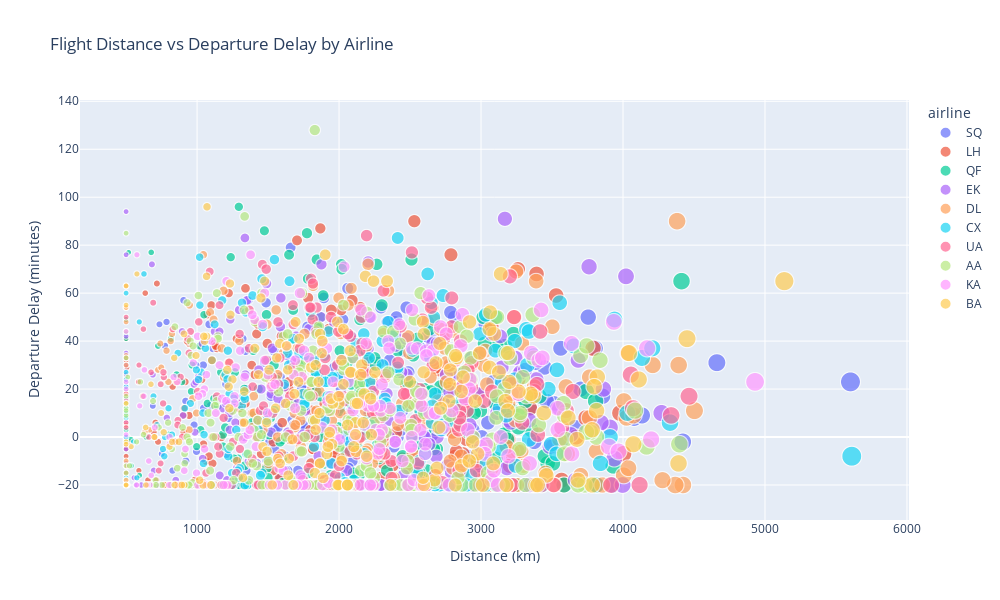

Notebook code for this chart:
### Code cell
# Interactive scatter plot: Distance vs Delay
fig = px.scatter(df.sample(min(2000, len(df))), 
                x='distance', 
                y='departure_delay',
                color='airline',
                size='flight_duration',
                hover_data=['origin', 'destination', 'day_of_week'],
                title='Flight Distance vs Departure Delay by Airline',
                labels={'distance': 'Distance (km)', 'departure_delay': 'Departure Delay (minutes)'})
fig.update_layout(height=600, width=1000)
fig.show()

### Figure 1 — Plotly figure (JSON) as saved in the notebook; plotly's stock layout.template omitted (floating-point values rounded to 4 significant figures; data arrays with more than 128 entries replaced by an {"elided": "..."} marker saying what was removed)
{"data": [{"customdata": {"elided": "199x3 str values"}, "hovertemplate": "airline=SQ<br>Distance (km)=%{x}<br>Departure Delay (minutes)=%{y}<br>flight_duration=%{marker.size}<br>origin=%{customdata[0]}<br>destination=%{customdata[1]}<br>day_of_week=%{customdata[2]}<extra></extra>", "legendgroup": "SQ", "marker": {"color": "#636efa", "size": {"elided": "199 float values"}, "sizemode": "area", "sizeref": 0.0175, "symbol": "circle"}, "mode": "markers", "name": "SQ", "showlegend": true, "type": "scattergl", "x": {"elided": "199 int values"}, "xaxis": "x", "y": {"elided": "199 int values"}, "yaxis": "y"}, {"customdata": {"elided": "186x3 str values"}, "hovertemplate": "airline=LH<br>Distance (km)=%{x}<br>Departure Delay (minutes)=%{y}<br>flight_duration=%{marker.size}<br>origin=%{customdata[0]}<br>destination=%{customdata[1]}<br>day_of_week=%{customdata[2]}<extra></extra>", "legendgroup": "LH", "marker": {"color": "#EF553B", "size": {"elided": "186 float values"}, "sizemode": "area", "sizeref": 0.0175, "symbol": "circle"}, "mode": "markers", "name": "LH", "showlegend": true, "type": "scattergl", "x": {"elided": "186 int values"}, "xaxis": "x", "y": {"elided": "186 int values"}, "yaxis": "y"}, {"customdata": {"elided": "224x3 str values"}, "hovertemplate": "airline=QF<br>Distance (km)=%{x}<br>Departure Delay (minutes)=%{y}<br>flight_duration=%{marker.size}<br>origin=%{customdata[0]}<br>destination=%{customdata[1]}<br>day_of_week=%{customdata[2]}<extra></extra>", "legendgroup": "QF", "marker": {"color": "#00cc96", "size": {"elided": "224 float values"}, "sizemode": "area", "sizeref": 0.0175, "symbol": "circle"}, "mode": "markers", "name": "QF", "showlegend": true, "type": "scattergl", "x": {"elided": "224 int values"}, "xaxis": "x", "y": {"elided": "224 int values"}, "yaxis": "y"}, {"customdata": {"elided": "201x3 str values"}, "hovertemplate": "airline=EK<br>Distance (km)=%{x}<br>Departure Delay (minutes)=%{y}<br>flight_duration=%{marker.size}<br>origin=%{customdata[0]}<br>destination=%{customdata[1]}<br>day_of_week=%{customdata[2]}<extra></extra>", "legendgroup": "EK", "marker": {"color": "#ab63fa", "size": {"elided": "201 float values"}, "sizemode": "area", "sizeref": 0.0175, "symbol": "circle"}, "mode": "markers", "name": "EK", "showlegend": true, "type": "scattergl", "x": {"elided": "201 int values"}, "xaxis": "x", "y": {"elided": "201 int values"}, "yaxis": "y"}, {"customdata": {"elided": "207x3 str values"}, "hovertemplate": "airline=DL<br>Distance (km)=%{x}<br>Departure Delay (minutes)=%{y}<br>flight_duration=%{marker.size}<br>origin=%{customdata[0]}<br>destination=%{customdata[1]}<br>day_of_week=%{customdata[2]}<extra></extra>", "legendgroup": "DL", "marker": {"color": "#FFA15A", "size": {"elided": "207 float values"}, "sizemode": "area", "sizeref": 0.0175, "symbol": "circle"}, "mode": "markers", "name": "DL", "showlegend": true, "type": "scattergl", "x": {"elided": "207 int values"}, "xaxis": "x", "y": {"elided": "207 int values"}, "yaxis": "y"}, {"customdata": {"elided": "200x3 str values"}, "hovertemplate": "airline=CX<br>Distance (km)=%{x}<br>Departure Delay (minutes)=%{y}<br>flight_duration=%{marker.size}<br>origin=%{customdata[0]}<br>destination=%{customdata[1]}<br>day_of_week=%{customdata[2]}<extra></extra>", "legendgroup": "CX", "marker": {"color": "#19d3f3", "size": {"elided": "200 float values"}, "sizemode": "area", "sizeref": 0.0175, "symbol": "circle"}, "mode": "markers", "name": "CX", "showlegend": true, "type": "scattergl", "x": {"elided": "200 int values"}, "xaxis": "x", "y": {"elided": "200 int values"}, "yaxis": "y"}, {"customdata": {"elided": "206x3 str values"}, "hovertemplate": "airline=UA<br>Distance (km)=%{x}<br>Departure Delay (minutes)=%{y}<br>flight_duration=%{marker.size}<br>origin=%{customdata[0]}<br>destination=%{customdata[1]}<br>day_of_week=%{customdata[2]}<extra></extra>", "legendgroup": "UA", "marker": {"color": "#FF6692", "size": {"elided": "206 float values"}, "sizemode": "area", "sizeref": 0.0175, "symbol": "circle"}, "mode": "markers", "name": "UA", "showlegend": true, "type": "scattergl", "x": {"elided": "206 int values"}, "xaxis": "x", "y": {"elided": "206 int values"}, "yaxis": "y"}, {"customdata": {"elided": "212x3 str values"}, "hovertemplate": "airline=AA<br>Distance (km)=%{x}<br>Departure Delay (minutes)=%{y}<br>flight_duration=%{marker.size}<br>origin=%{customdata[0]}<br>destination=%{customdata[1]}<br>day_of_week=%{customdata[2]}<extra></extra>", "legendgroup": "AA", "marker": {"color": "#B6E880", "size": {"elided": "212 float values"}, "sizemode": "area", "sizeref": 0.0175, "symbol": "circle"}, "mode": "markers", "name": "AA", "showlegend": true, "type": "scattergl", "x": {"elided": "212 int values"}, "xaxis": "x", "y": {"elided": "212 int values"}, "yaxis": "y"}, {"customdata": {"elided": "180x3 str values"}, "hovertemplate": "airline=KA<br>Distance (km)=%{x}<br>Departure Delay (minutes)=%{y}<br>flight_duration=%{marker.size}<br>origin=%{customdata[0]}<br>destination=%{customdata[1]}<br>day_of_week=%{customdata[2]}<extra></extra>", "legendgroup": "KA", "marker": {"color": "#FF97FF", "size": {"elided": "180 float values"}, "sizemode": "area", "sizeref": 0.0175, "symbol": "circle"}, "mode": "markers", "name": "KA", "showlegend": true, "type": "scattergl", "x": {"elided": "180 int values"}, "xaxis": "x", "y": {"elided": "180 int values"}, "yaxis": "y"}, {"customdata": {"elided": "185x3 str values"}, "hovertemplate": "airline=BA<br>Distance (km)=%{x}<br>Departure Delay (minutes)=%{y}<br>flight_duration=%{marker.size}<br>origin=%{customdata[0]}<br>destination=%{customdata[1]}<br>day_of_week=%{customdata[2]}<extra></extra>", "legendgroup": "BA", "marker": {"color": "#FECB52", "size": {"elided": "185 float values"}, "sizemode": "area", "sizeref": 0.0175, "symbol": "circle"}, "mode": "markers", "name": "BA", "showlegend": true, "type": "scattergl", "x": {"elided": "185 int values"}, "xaxis": "x", "y": {"elided": "185 int values"}, "yaxis": "y"}], "layout": {"height": 600, "legend": {"itemsizing": "constant", "title": {"text": "airline"}, "tracegroupgap": 0}, "title": {"text": "Flight Distance vs Departure Delay by Airline"}, "width": 1000, "xaxis": {"anchor": "y", "domain": [0, 1], "title": {"text": "Distance (km)"}}, "yaxis": {"anchor": "x", "domain": [0, 1], "title": {"text": "Departure Delay (minutes)"}}}}
